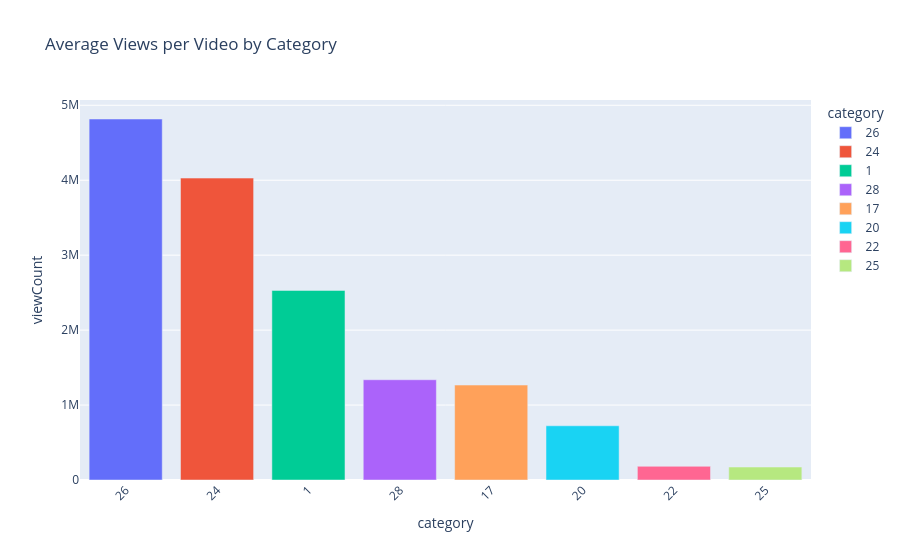

The notebook cell this image was saved under:
### Code cell
ch_cat_map = {k: (v[0] if v else None) for k,v in channel_categories.items()}
videos['category'] = videos['channelId'].map(lambda x: ch_cat_map.get(x))
cat_avg = videos.groupby('category')['viewCount'].mean().reset_index().sort_values('viewCount', ascending=False)
fig10 = px.bar(cat_avg, x='category', y='viewCount',color = 'category' , title='Average Views per Video by Category')
fig10.update_layout(xaxis_tickangle=-45)
fig10.show()

### Figure 1 — Plotly figure (JSON) as saved in the notebook; plotly's stock layout.template omitted (floating-point values rounded to 4 significant figures)
{"data": [{"alignmentgroup": "True", "hovertemplate": "category=%{x}<br>viewCount=%{y}<extra></extra>", "legendgroup": "26", "marker": {"color": "#636efa", "pattern": {"shape": ""}}, "name": "26", "offsetgroup": "26", "orientation": "v", "showlegend": true, "textposition": "auto", "type": "bar", "x": ["26"], "xaxis": "x", "y": [4817000.0], "yaxis": "y"}, {"alignmentgroup": "True", "hovertemplate": "category=%{x}<br>viewCount=%{y}<extra></extra>", "legendgroup": "24", "marker": {"color": "#EF553B", "pattern": {"shape": ""}}, "name": "24", "offsetgroup": "24", "orientation": "v", "showlegend": true, "textposition": "auto", "type": "bar", "x": ["24"], "xaxis": "x", "y": [4029000.0], "yaxis": "y"}, {"alignmentgroup": "True", "hovertemplate": "category=%{x}<br>viewCount=%{y}<extra></extra>", "legendgroup": "1", "marker": {"color": "#00cc96", "pattern": {"shape": ""}}, "name": "1", "offsetgroup": "1", "orientation": "v", "showlegend": true, "textposition": "auto", "type": "bar", "x": ["1"], "xaxis": "x", "y": [2530000.0], "yaxis": "y"}, {"alignmentgroup": "True", "hovertemplate": "category=%{x}<br>viewCount=%{y}<extra></extra>", "legendgroup": "28", "marker": {"color": "#ab63fa", "pattern": {"shape": ""}}, "name": "28", "offsetgroup": "28", "orientation": "v", "showlegend": true, "textposition": "auto", "type": "bar", "x": ["28"], "xaxis": "x", "y": [1338000.0], "yaxis": "y"}, {"alignmentgroup": "True", "hovertemplate": "category=%{x}<br>viewCount=%{y}<extra></extra>", "legendgroup": "17", "marker": {"color": "#FFA15A", "pattern": {"shape": ""}}, "name": "17", "offsetgroup": "17", "orientation": "v", "showlegend": true, "textposition": "auto", "type": "bar", "x": ["17"], "xaxis": "x", "y": [1267000.0], "yaxis": "y"}, {"alignmentgroup": "True", "hovertemplate": "category=%{x}<br>viewCount=%{y}<extra></extra>", "legendgroup": "20", "marker": {"color": "#19d3f3", "pattern": {"shape": ""}}, "name": "20", "offsetgroup": "20", "orientation": "v", "showlegend": true, "textposition": "auto", "type": "bar", "x": ["20"], "xaxis": "x", "y": [723300.0], "yaxis": "y"}, {"alignmentgroup": "True", "hovertemplate": "category=%{x}<br>viewCount=%{y}<extra></extra>", "legendgroup": "22", "marker": {"color": "#FF6692", "pattern": {"shape": ""}}, "name": "22", "offsetgroup": "22", "orientation": "v", "showlegend": true, "textposition": "auto", "type": "bar", "x": ["22"], "xaxis": "x", "y": [182800.0], "yaxis": "y"}, {"alignmentgroup": "True", "hovertemplate": "category=%{x}<br>viewCount=%{y}<extra></extra>", "legendgroup": "25", "marker": {"color": "#B6E880", "pattern": {"shape": ""}}, "name": "25", "offsetgroup": "25", "orientation": "v", "showlegend": true, "textposition": "auto", "type": "bar", "x": ["25"], "xaxis": "x", "y": [173200.0], "yaxis": "y"}], "layout": {"barmode": "relative", "legend": {"title": {"text": "category"}, "tracegroupgap": 0}, "title": {"text": "Average Views per Video by Category"}, "xaxis": {"anchor": "y", "categoryarray": ["26", "24", "1", "28", "17", "20", "22", "25"], "categoryorder": "array", "domain": [0, 1], "tickangle": -45, "title": {"text": "category"}}, "yaxis": {"anchor": "x", "domain": [0, 1], "title": {"text": "viewCount"}}}}
